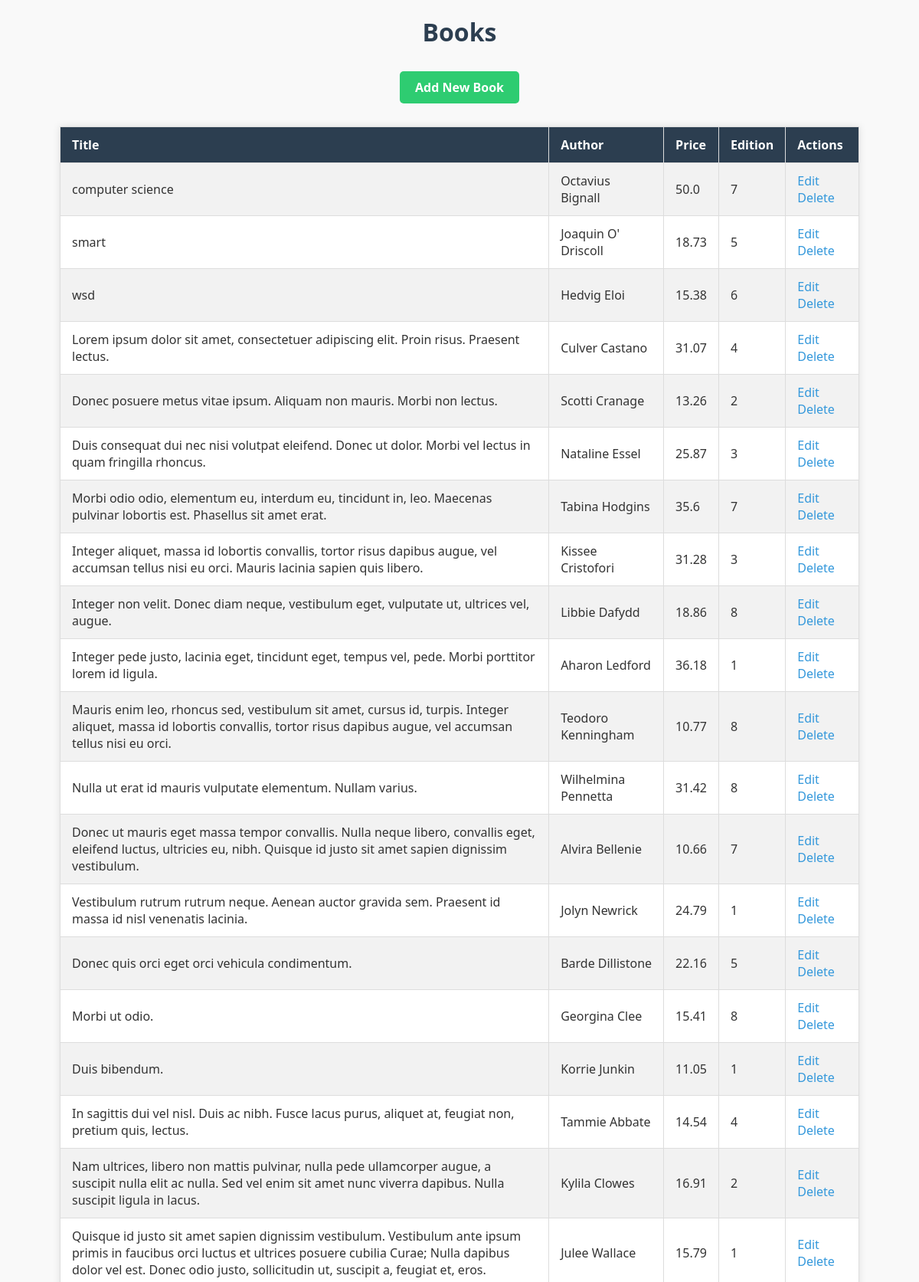
Screenshot of /books/lab9/part2/listbooks (upper part) with the database file from the repository.
### apps/bookmodule/models.py (models this page shows)
class Book(models.Model):
    title = models.CharField(max_length = 50)
    author = models.CharField(max_length = 50)
    price = models.FloatField(default = 0.0)
    edition = models.SmallIntegerField(default = 1)

### apps/bookmodule/views.py (the view)
# urls.py: path('lab9/part2/listbooks', views.list_books_part2, name='list_books_part2'),
def list_books_part2(request):
    books = Book.objects.all()
    return render(request, 'bookmodule/part2_listbooks.html', {'books': books})

### apps/templates/bookmodule/part2_listbooks.html (shortened to what this page needs)
<h1>Books</h1>
<a class="add-book" href="{% url 'add_book_part2' %}">Add New Book</a>
<table>
    <tr><th>Title</th><th>Author</th><th>Price</th><th>Edition</th><th>Actions</th></tr>
    {% for book in books %}
    <tr>
        <td>{{ book.title }}</td>
        <td>{{ book.author }}</td>
        <td>{{ book.price }}</td>
        <td>{{ book.edition }}</td>
        <td>
            <a href="{% url 'edit_book_part2' book.id %}">Edit</a>
            <a href="{% url 'delete_book_part2' book.id %}">Delete</a>
        </td>
    </tr>
    {% endfor %}
</table>

### apps/templates/bookmodule/part2_listbooks.html (style rules this page uses)
h1 { text-align: center; color: #2c3e50; }
table { width: 90%; margin: 20px auto; border-collapse: collapse; background-color: white; box-shadow: 0 0 10px rgba(0,0,0,0.1); }
th, td { padding: 12px 15px; border: 1px solid #ddd; text-align: left; }
th { background-color: #2c3e50; color: white; }
tr:nth-child(even) { background-color: #f2f2f2; }
a { text-decoration: none; color: #3498db; }
.add-book { display: block; width: fit-content; margin: 30px auto; padding: 10px 20px; background-color: #2ecc71; color: white; border-radius: 5px; font-weight: bold; text-align: center; }

### rows the page displays
Book: title "computer science", author "Octavius Bignall", price "50.0", edition "7"
Book: title "smart", author "Joaquin O' Driscoll", price "18.73", edition "5"
Book: title "wsd", author "Hedvig Eloi", price "15.38", edition "6"
Book: title "Lorem ipsum dolor sit amet, consectetuer adipiscing elit. Proin risus. Praesent lectus.", author "Culver Castano", price "31.07", edition "4"
Book: title "Donec posuere metus vitae ipsum. Aliquam non mauris. Morbi non lectus.", author "Scotti Cranage", price "13.26", edition "2"
Book: title "Duis consequat dui nec nisi volutpat eleifend. Donec ut dolor. Morbi vel lectus in quam fringilla rhoncus.", author "Nataline Essel", price "25.87", edition "3"
Book: title "Morbi odio odio, elementum eu, interdum eu, tincidunt in, leo. Maecenas pulvinar lobortis est. Phasellus sit amet erat.", author "Tabina Hodgins", price "35.6", edition "7"
Book: title "Integer aliquet, massa id lobortis convallis, tortor risus dapibus augue, vel accumsan tellus nisi eu orci. Mauris lacinia sapien quis libero.", author "Kissee Cristofori", price "31.28", edition "3"
Book: title "Integer non velit. Donec diam neque, vestibulum eget, vulputate ut, ultrices vel, augue.", author "Libbie Dafydd", price "18.86", edition "8"
Book: title "Integer pede justo, lacinia eget, tincidunt eget, tempus vel, pede. Morbi porttitor lorem id ligula.", author "Aharon Ledford", price "36.18", edition "1"
Book: title "Mauris enim leo, rhoncus sed, vestibulum sit amet, cursus id, turpis. Integer aliquet, massa id lobortis convallis, tortor risus dapibus augue, vel accumsan tellus nisi eu orci.", author "Teodoro Kenningham", price "10.77", edition "8"
Book: title "Nulla ut erat id mauris vulputate elementum. Nullam varius.", author "Wilhelmina Pennetta", price "31.42", edition "8"
Book: title "Donec ut mauris eget massa tempor convallis. Nulla neque libero, convallis eget, eleifend luctus, ultricies eu, nibh. Quisque id justo sit amet sapien dignissim vestibulum.", author "Alvira Bellenie", price "10.66", edition "7"
Book: title "Vestibulum rutrum rutrum neque. Aenean auctor gravida sem. Praesent id massa id nisl venenatis lacinia.", author "Jolyn Newrick", price "24.79", edition "1"
Book: title "Donec quis orci eget orci vehicula condimentum.", author "Barde Dillistone", price "22.16", edition "5"
Book: title "Morbi ut odio.", author "Georgina Clee", price "15.41", edition "8"
Book: title "Duis bibendum.", author "Korrie Junkin", price "11.05", edition "1"
Book: title "In sagittis dui vel nisl. Duis ac nibh. Fusce lacus purus, aliquet at, feugiat non, pretium quis, lectus.", author "Tammie Abbate", price "14.54", edition "4"
Book: title "Nam ultrices, libero non mattis pulvinar, nulla pede ullamcorper augue, a suscipit nulla elit ac nulla. Sed vel enim sit amet nunc viverra dapibus. Nulla suscipit ligula in lacus.", author "Kylila Clowes", price "16.91", edition "2"
Book: title "Quisque id justo sit amet sapien dignissim vestibulum. Vestibulum ante ipsum primis in faucibus orci luctus et ultrices posuere cubilia Curae; Nulla dapibus dolor vel est. Donec odio justo, sollicitudin ut, suscipit a, feugiat et, eros.", author "Julee Wallace", price "15.79", edition "1"
